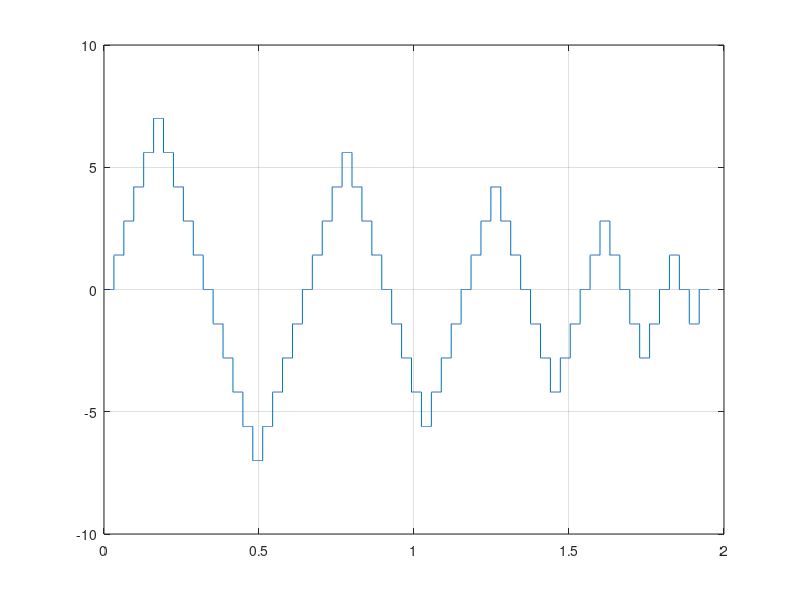

Recreate this plot in MATLAB.

clear
Ts = 40e-6;
u_max = 7;
n_space = 800;
n_up = 5;
step_sz = u_max/n_up;

% imps = [ones(9,1); -ones(18,1)];

imps = [0;step_sz*ones(n_up, 1); -step_sz*ones(2*n_up,1)];

for k = 2*n_up-1:-1:1
  if mod(k,2) == 0
    sgn = -1;
  else
    sgn = 1;
  end
  imps = [imps; sgn * step_sz * ones(k, 1)];
  
end

% ref_s = cumsum(imps)
N_imp = length(imps)


impulse_idx= (1:n_space:N_imp*n_space)';
u_vec = zeros((N_imp)*(n_space), 1);
u_vec(impulse_idx) = imps;
u_vec = cumsum(u_vec);
% u_vec = repmat(cumsum(u_vec), 3,1);

t_vec = (0:length(u_vec)-1)'*Ts;
figure(1); clf
plot(t_vec, u_vec);
grid on
%%
